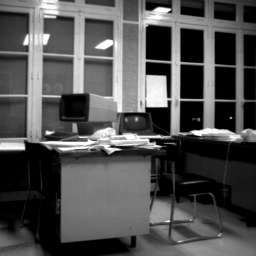
#> input picture Codes/office.png, 256 x 256 px
$ python Question4_001_2.py
#> lines starting #> are read from the running program, lines starting #| are printed output that depends on the picture
import cv2
import matplotlib.pyplot as plt
import dif_do_step
import math
import psnr_cal
import numpy as np

io = cv2.imread('office.png')
#> io is the input picture: shape (256, 256, 3); min 0, max 255, mean 80.8
io = cv2.cvtColor(io,cv2.COLOR_RGB2GRAY)
#> io: shape (256, 256)
fig = plt.figure()
ax = fig.add_subplot(111)
u = np.zeros((255,255),dtype=float)
landa = 10
for i in range (1,256-1):
    for j in range (1, 256-1):
        uxx = (io[i+1,j] - 2*io[i,j] + io[i-1,j])
        uyy = (io[i,j+1] - 2*io[i,j] + io[i,j-1])
        #D = (1/(1+ (uxx**2 + uyy**2)/landa**2)).astype(np.uint8);
        #D = (1/(1+ (uxx**2 + uyy**2)/landa**2)).astype(np.uint8);
        #D = (1/(1+ (uxx**2 + uyy**2)/landa**2));
        D = ((255*(1/(1+ abs((uxx**2 + uyy**2))/landa**2)))).astype(np.uint8);
        print(D)
        u[i,j] =  D
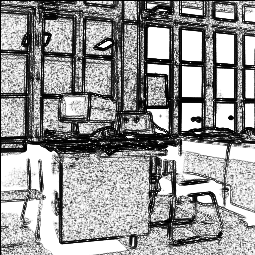
#> u: shape (255, 255) float64; min 0, max 255, mean 151.3

ax.imshow(u.copy(), cmap='gray', vmin=0, vmax=255)

fig.subplots_adjust(right=0.85)

plt.show()
